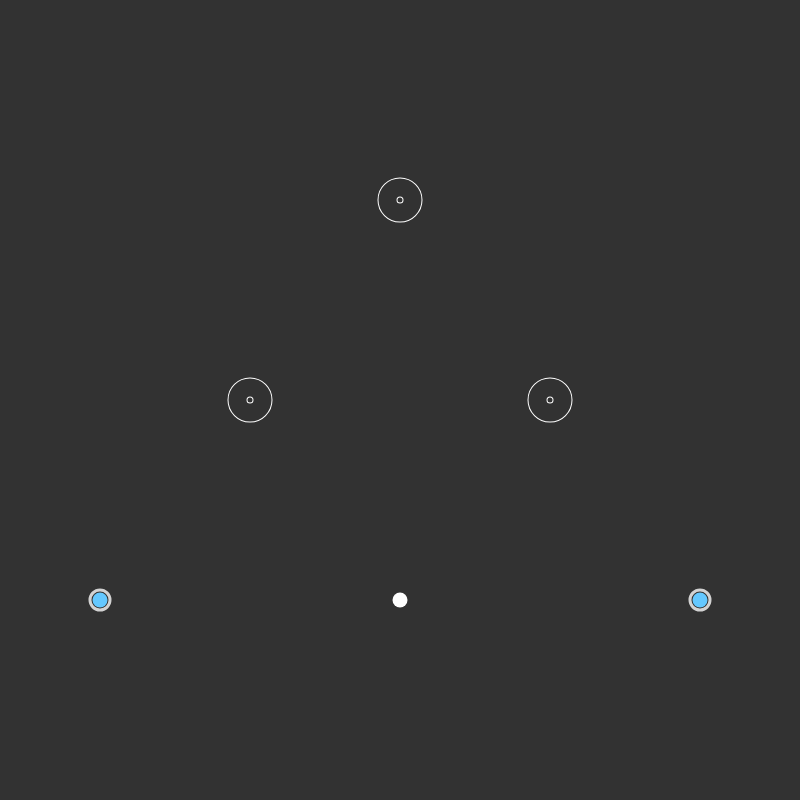
Frame 1 (no input)
Frame 60 (no input): identical to frame 1, image omitted
Frame 120 (the mouse pressed at the canvas centre since frame 60): identical to frame 1, image omitted

The p5.js sketch that drew this single still picture (run headless with seeded random() and noise() and a simulated clock; from frame 60 on, the mouse is pressed at the canvas centre):

// p5.js sketch
// ── sketch.js
function setup() {
  createCanvas(800,800)
}


var indicator = 50


var input1X = 100
var input1Y = 600

var dragging1 = false

var input2X = 700
var input2Y = 600

var dragging2 = false



//These seem mostly relevant for "free" rotor scale
var anchorRadius
var anchorTheta
var scaleFactor
var offsetTheta

var mouseTheta


var anchorX
var anchorY



//output may be driven by translation, or rotor/scaling 
var outputX = 400
var outputY = 600

//home positions to which manipulations are applied (may be cartesian or polar, depending on which input is getting dragged)
var homePos1
var homePos2





function draw() {
	background(indicator)

	/*
	noFill()
	stroke(200)
	strokeWeight(1)
	line(0,height/2,width,height/2)
	line(width/2,0,width/2,height)
	ellipse(width/2,height/2,200,200)
	*/


	//goals




	//mazes
	stroke(255)
	noFill()
	strokeWeight(20)
	ellipse(250,400,25,25)
	stroke(indicator)
	strokeWeight(18)
	ellipse(250,400,25,25)


	stroke(255)
	noFill()
	strokeWeight(20)
	ellipse(400,200,25,25)
	stroke(indicator)
	strokeWeight(18)
	ellipse(400,200,25,25)



	stroke(255)
	noFill()
	strokeWeight(20)
	ellipse(550,400,25,25)
	stroke(indicator)
	strokeWeight(18)
	ellipse(550,400,25,25)





	if(dragging1){

		input1X = mouseX
		input1Y = mouseY
		
	

		outputX = homePos1 + (input1X-anchorX)
		outputY = homePos2 + (input1Y-anchorY)


		push()


			fill(0,0,255,10)
			noStroke()
			rect(0,0,width,height)

			translate(input1X-anchorX,input1Y-anchorY)

			noFill()
			stroke(100,200,255,150)
			strokeWeight(1)
			for(i=-20;i<20;i++){
				line(-width,75*i,width*2,75*i)
				line(75*i,-height,75*i,height*2)
			}		

		pop()


	}

	if(dragging2){



		input2X = mouseX
		input2Y = mouseY
	

		outputX = homePos1 + (input2X-anchorX)
		outputY = homePos2 + (input2Y-anchorY)




		push()


			fill(0,0,255,10)
			noStroke()
			rect(0,0,width,height)

			translate(input2X-anchorX,input2Y-anchorY)

			noFill()
			stroke(100,200,255,150)
			strokeWeight(1)
			for(i=-20;i<20;i++){
				line(-width,75*i,width*2,75*i)
				line(75*i,-height,75*i,height*2)
			}		

		pop()


	}










	noStroke()
	fill(100,200,255)
	ellipse(input1X,input1Y,15,15)
	noFill()
	stroke(255,200)
	strokeWeight(3)
	ellipse(input1X,input1Y,20,20)

	noStroke()
	fill(100,200,255)
	ellipse(input2X,input2Y,15,15)
	noFill()
	stroke(255,200)
	strokeWeight(3)
	ellipse(input2X,input2Y,20,20)




	noStroke()
	fill(255)
	ellipse(outputX,outputY,15,15)


}


function touchStarted() {
	if(dist(mouseX,mouseY,input1X,input1Y)<25){
		dragging1 = true
		anchorX = input1X
		anchorY = input1Y
		homePos1 = outputX
		homePos2 = outputY

	}else if(dist(mouseX,mouseY,input2X,input2Y)<25){
		dragging2 = true
		anchorX = input2X
		anchorY = input2Y
		homePos1 = outputX
		homePos2 = outputY

	}
}

function touchMoved() {
	return false
}

function touchEnded(){
	dragging1 = false
	dragging2 = false
}
